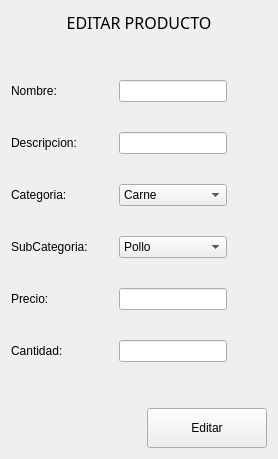
                  <widget class="QWidget" name="page_editar_inventario">
                   <layout class="QVBoxLayout" name="verticalLayout_29">
                    <item>
                     <widget class="QLabel" name="label_45">
                      <property name="font">
                       <font>
                        <family>Arial Black</family>
                        <pointsize>12</pointsize>
                        <italic>false</italic>
                        <bold>false</bold>
                       </font>
                      </property>
                      <property name="text">
                       <string>EDITAR PRODUCTO</string>
                      </property>
                      <property name="alignment">
                       <set>Qt::AlignCenter</set>
                      </property>
                     </widget>
                    </item>
                    <item>
                     <spacer name="verticalSpacer_14">
                      <property name="orientation">
                       <enum>Qt::Vertical</enum>
                      </property>
                      <property name="sizeHint" stdset="0">
                       <size>
                        <width>20</width>
                        <height>40</height>
                       </size>
                      </property>
                     </spacer>
                    </item>
                    <item>
                     <layout class="QHBoxLayout" name="horizontalLayout_22">
                      <item>
                       <layout class="QVBoxLayout" name="verticalLayout_27">
                        <property name="spacing">
                         <number>30</number>
                        </property>
                        <item>
                         <widget class="QLabel" name="label_49">
                          <property name="text">
                           <string>Nombre:</string>
                          </property>
                         </widget>
                        </item>
                        <item>
                         <widget class="QLabel" name="label_48">
                          <property name="text">
                           <string>Descripcion:</string>
                          </property>
                         </widget>
                        </item>
                        <item>
                         <widget class="QLabel" name="label_47">
                          <property name="text">
                           <string>Categoria:</string>
                          </property>
                         </widget>
                        </item>
                        <item>
                         <widget class="QLabel" name="label_46">
                          <property name="text">
                           <string>SubCategoria:</string>
                          </property>
                         </widget>
                        </item>
                        <item>
                         <widget class="QLabel" name="label_43">
                          <property name="text">
                           <string>Precio:</string>
                          </property>
                         </widget>
                        </item>
                        <item>
                         <widget class="QLabel" name="label_44">
                          <property name="text">
                           <string>Cantidad:</string>
                          </property>
                         </widget>
                        </item>
                       </layout>
                      </item>
                      <item>
                       <layout class="QVBoxLayout" name="verticalLayout_28">
                        <property name="spacing">
                         <number>30</number>
                        </property>
                        <property name="leftMargin">
                         <number>25</number>
                        </property>
                        <item>
                         <widget class="QLineEdit" name="lineEdit_26">
                          <property name="minimumSize">
                           <size>
                            <width>0</width>
                            <height>0</height>
                           </size>
                          </property>
                         </widget>
                        </item>
                        <item>
                         <widget class="QLineEdit" name="lineEdit_27">
                          <property name="minimumSize">
                           <size>
                            <width>0</width>
                            <height>0</height>
                           </size>
                          </property>
                         </widget>
                        </item>
                        <item>
                         <widget class="QComboBox" name="comboBox_13">
                          <property name="contextMenuPolicy">
                           <enum>Qt::DefaultContextMenu</enum>
                          </property>
                          <property name="currentText">
                           <string>Carne</string>
                          </property>
                          <item>
                           <property name="text">
                            <string>Carne</string>
                           </property>
                          </item>
                          <item>
                           <property name="text">
                            <string>Despensa</string>
                           </property>
                          </item>
                         </widget>
                        </item>
                        <item>
                         <widget class="QComboBox" name="comboBox_14">
                          <item>
                           <property name="text">
                            <string>Pollo</string>
                           </property>
                          </item>
                          <item>
                           <property name="text">
                            <string>Res</string>
                           </property>
                          </item>
                          <item>
                           <property name="text">
                            <string>Cerdo</string>
                           </property>
                          </item>
                          <item>
                           <property name="text">
                            <string>Pescado</string>
                           </property>
                          </item>
                          <item>
                           <property name="text">
                            <string>Fruta</string>
                           </property>
                          </item>
                          <item>
                           <property name="text">
                            <string>Verdura</string>
                           </property>
                          </item>
                          <item>
                           <property name="text">
                            <string>Abarrote</string>
                           </property>
                          </item>
                          <item>
                           <property name="text">
                            <string>Limpieza</string>
                           </property>
                          </item>
                          <item>
                           <property name="text">
                            <string>Cremería</string>
                           </property>
                          </item>
                         </widget>
                        </item>
                        <item>
                         <widget class="QLineEdit" name="lineEdit_28">
                          <property name="minimumSize">
                           <size>
                            <width>0</width>
                            <height>0</height>
                           </size>
                          </property>
                         </widget>
                        </item>
                        <item>
                         <widget class="QLineEdit" name="lineEdit_25">
                          <property name="minimumSize">
                           <size>
                            <width>0</width>
                            <height>0</height>
                           </size>
                          </property>
                         </widget>
                        </item>
                       </layout>
                      </item>
                      <item>
                       <spacer name="horizontalSpacer_22">
                        <property name="orientation">
                         <enum>Qt::Horizontal</enum>
                        </property>
                        <property name="sizeHint" stdset="0">
                         <size>
                          <width>40</width>
                          <height>20</height>
                         </size>
                        </property>
                       </spacer>
                      </item>
                     </layout>
                    </item>
                    <item>
                     <spacer name="verticalSpacer_13">
                      <property name="orientation">
                       <enum>Qt::Vertical</enum>
                      </property>
                      <property name="sizeHint" stdset="0">
                       <size>
                        <width>20</width>
                        <height>40</height>
                       </size>
                      </property>
                     </spacer>
                    </item>
                    <item>
                     <layout class="QHBoxLayout" name="horizontalLayout_21">
                      <item>
                       <spacer name="horizontalSpacer_21">
                        <property name="orientation">
                         <enum>Qt::Horizontal</enum>
                        </property>
                        <property name="sizeHint" stdset="0">
                         <size>
                          <width>40</width>
                          <height>20</height>
                         </size>
                        </property>
                       </spacer>
                      </item>
                      <item>
                       <widget class="QPushButton" name="btn_agregar_producto_7">
                        <property name="minimumSize">
                         <size>
                          <width>120</width>
                          <height>40</height>
                         </size>
                        </property>
                        <property name="text">
                         <string>Editar</string>
                        </property>
                        <property name="iconSize">
                         <size>
                          <width>40</width>
                          <height>40</height>
                         </size>
                        </property>
                       </widget>
                      </item>
                     </layout>
                    </item>
                   </layout>
                  </widget>
